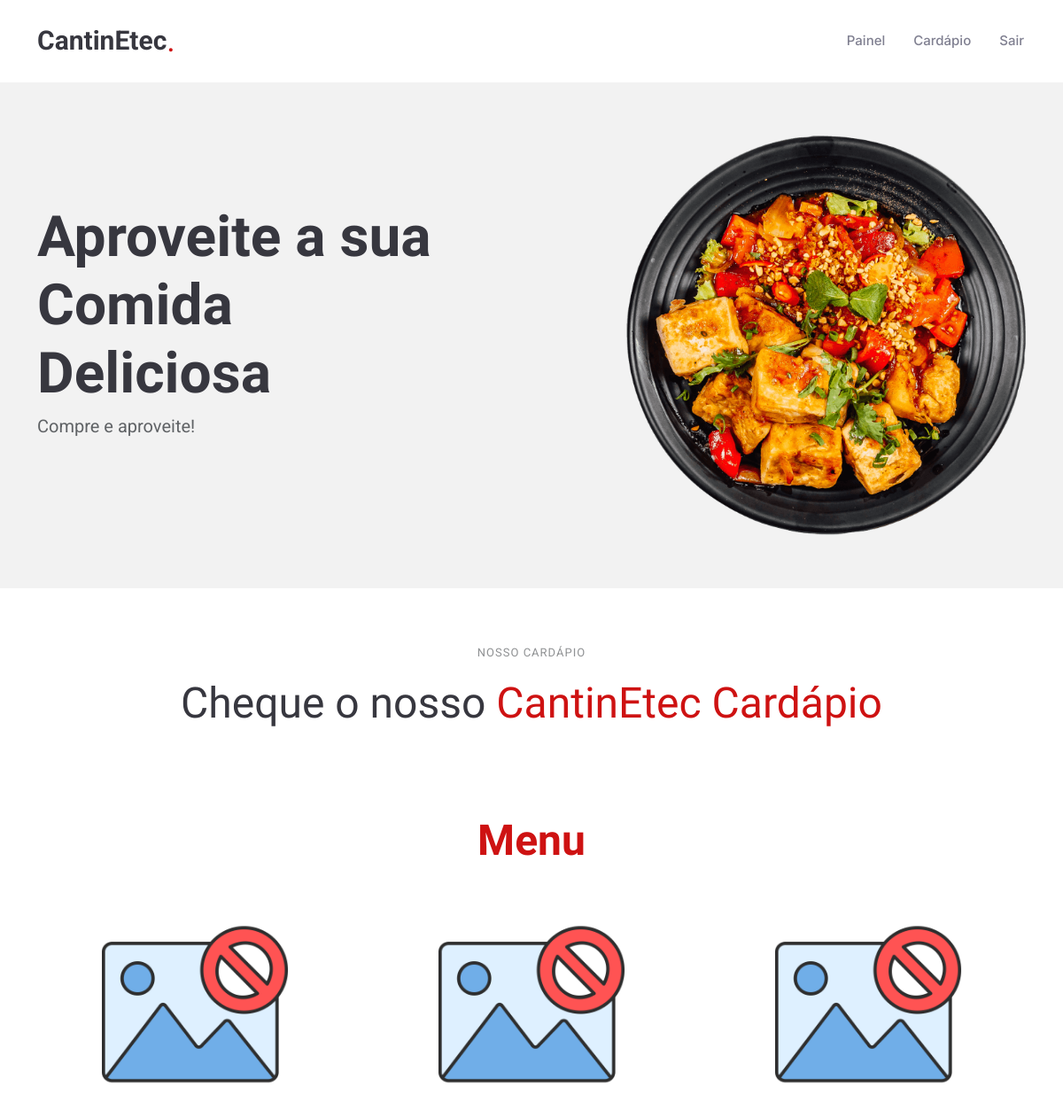
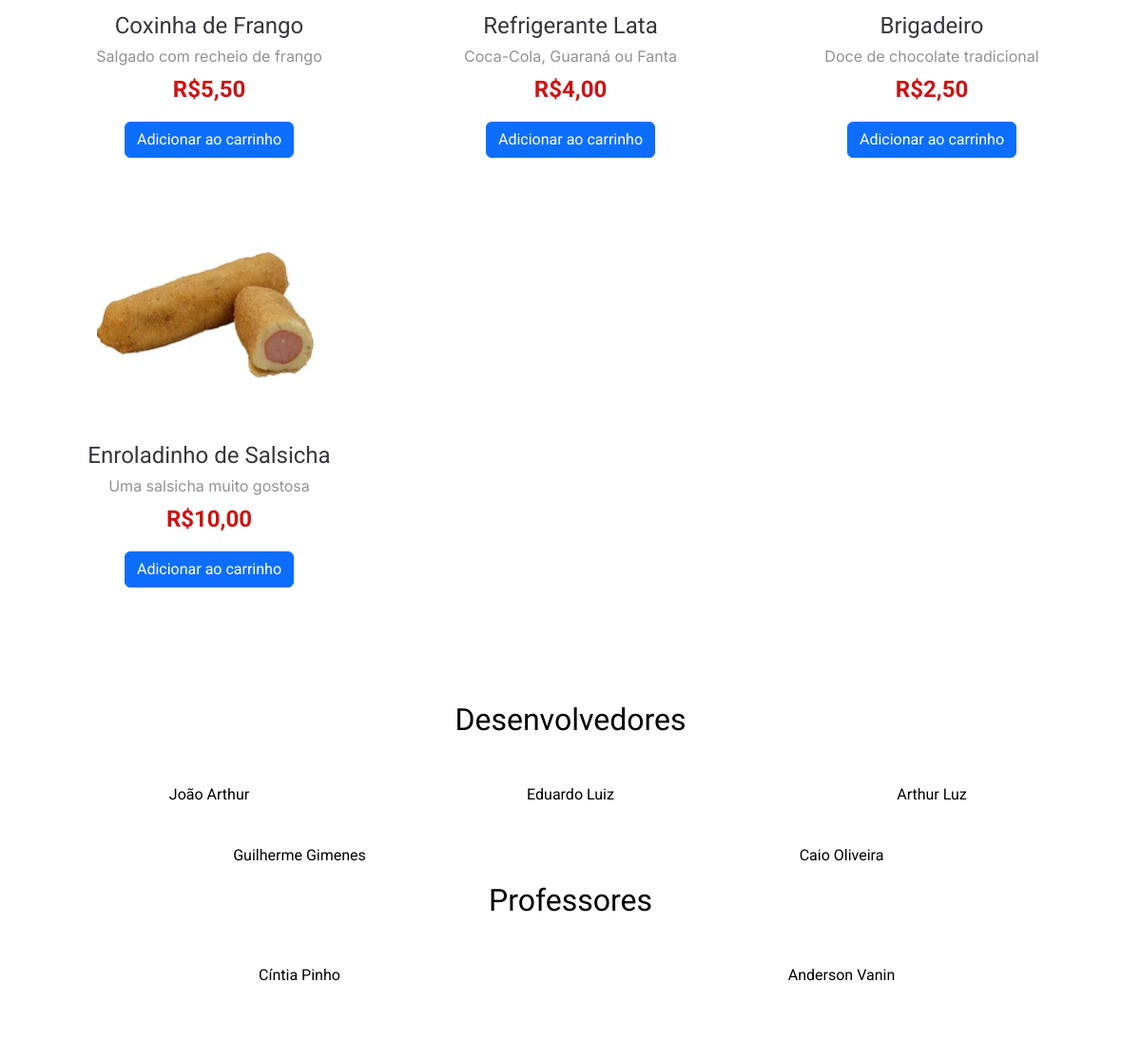
Screenshot of /site/site_principal/inicio.php (signed in) with the database file from the repository (2 pictures, top to bottom).
### tables this page shows
CREATE TABLE `item` (
  `Cod_item` int(11) NOT NULL,
  `Nome` varchar(100) NOT NULL,
  `Descricao` text NOT NULL,
  `Preco` decimal(5,2) NOT NULL,
  `Tipo` varchar(50) NOT NULL,
  `Quantidade_Estoque` int(11) NOT NULL,
  `Imagem` varchar(50) NOT NULL
);

### site/site_principal/inicio.php (the view, shortened to what this page needs)
<?php include '../pedaco.php'; ?>
<body class="index-page">
  <main class="main">
    <section id="hero" class="hero section light-background">
      <div class="container">
        <div class="row gy-4 justify-content-center justify-content-lg-between">
          <div class="col-lg-5 order-2 order-lg-1 d-flex flex-column justify-content-center">
            <h1 data-aos="fade-up">Aproveite a sua<br>Comida Deliciosa</h1>
            <p data-aos="fade-up" data-aos-delay="100">Compre e aproveite!</p>
          </div>
          <div class="col-lg-5 order-1 order-lg-2 hero-img" data-aos="zoom-out">
            <img src="assets/img/hero-img.png" class="img-fluid animated" alt="">
          </div>
        </div>
      </div>
    </section>
    <section id="menu" class="menu section">
      <div class="container section-title" data-aos="fade-up">
        <h2>Nosso Cardápio</h2>
        <p><span>Cheque o nosso</span> <span class="description-title">CantinEtec Cardápio</span></p>
      </div>
      <div class="container">
        <div class="tab-content" data-aos="fade-up" data-aos-delay="200">
          <div class="tab-pane fade active show" id="menu-starters">
            <div class="tab-header text-center">
              <h3>Menu</h3>
            </div>
          <div class="row gy-5">
            <?php
            include '../conexao.php';
            try {
                $sql = "SELECT Nome, Preco, Descricao, Imagem FROM Item";
                $stmt = $pdo->query($sql);
                if ($stmt->rowCount() > 0) {
                    while ($item = $stmt->fetch(PDO::FETCH_ASSOC)) {
                        $imagem = !empty($item['Imagem']) ? htmlspecialchars($item['Imagem']) : 'assets/img/sem-imagem.png';
                        if (!empty($item['Imagem'])) {
                            $imgTag = '
                                <a href="' . $imagem . '" class="glightbox">
                                  <img src="' . $imagem . '" class="menu-img img-fluid" alt="">
                                </a>';
                        } else {
                            $imgTag = '
                                <img src="' . $imagem . '" class="menu-img img-fluid" alt="">';
                        }
                        echo '
                        <div class="col-lg-4 menu-item">
                          ' . $imgTag . '
                          <h4>' . htmlspecialchars($item['Nome']) . '</h4>
                          <p class="ingredients">' . htmlspecialchars($item['Descricao']) . '</p>
                          <p class="price">R$' . number_format($item['Preco'], 2, ',', '.') . '</p>
                          <button class="btn btn-primary">Adicionar ao carrinho</button>
                        </div>';
                    }
                } else {
                    echo '<p class="text-center">Nenhum item no cardápio ainda 😢</p>';
                }
            } catch (PDOException $e) {
                echo '<p class="text-danger">Erro: ' . htmlspecialchars($e->getMessage()) . '</p>';
            }
            ?>
          </div>
          </div>
        </div>
      </div>
    </section>
    <section class="text-center" id="Contato">
      <h2 class="text-black mb-4">Desenvolvedores</h2>
      <div class="container text-center">
        <div class="row">
          <div class="col">
            <p class="text-black">João Arthur</p>
          </div>
          <div class="col">
            <p class="text-black">Eduardo Luiz</p>
          </div>
          <div class="col">
            <p class="text-black">Arthur Luz</p>
          </div>
        </div>
        <div class="row">
          <div class="col">
            <p class="text-black">Guilherme Gimenes</p>
          </div>
          <div class="col">
            <p class="text-black">Caio Oliveira</p>
          </div>
        </div>
      </div>
      <h2 class="text-black mb-4">Professores</h2>
      <div class="container text-center">
        <div class="row">
          <div class="col">
            <p class="text-black">Cíntia Pinho</p>
          </div>
          <div class="col">
            <p class="text-black">Anderson Vanin</p>
          </div>
        </div>
      </div>
    </section>
</body>
</html>

### site/site_principal/assets/css/main.css (style rules this page uses)
:root { --default-font: "Roboto", system-ui, -apple-system, "Segoe UI", Roboto, "Helvetica Neue", Arial, "Noto Sans", "Liberation Sans", sans-serif, "Apple Color Emoji", "Segoe UI Emoji", "Segoe UI Symbol", "Noto Color Emoji"; --heading-font: "Amatic SC", sans-serif; --nav-font: "Inter", sans-serif; }
:root { --background-color: #ffffff; --default-color: #212529; --heading-color: #37373f; --accent-color: #ce1212; --surface-color: #ffffff; --contrast-color: #ffffff; }
:root { --nav-color: #7f7f90; --nav-hover-color: #ce1212; --nav-mobile-background-color: #ffffff; --nav-dropdown-background-color: #ffffff; --nav-dropdown-color: #7f7f90; --nav-dropdown-hover-color: #ce1212; }
.light-background { --background-color: #f2f2f2; --surface-color: #ffffff; }
:root { scroll-behavior: smooth; }
body { color: var(--default-color); background-color: var(--background-color); font-family: var(--default-font); }
a { color: var(--accent-color); text-decoration: none; transition: 0.3s; }
h1, h2, h3, h4, h5, h6 { color: var(--heading-color); font-family: var(--heading-font); }
section, .section { color: var(--default-color); background-color: var(--background-color); padding: 60px 0; scroll-margin-top: 92px; overflow: clip; }
.section-title { text-align: center; padding-bottom: 60px; position: relative; }
.section-title h2 { font-size: 13px; letter-spacing: 1px; font-weight: 400; padding: 0; margin: 0; color: color-mix(in srgb, var(--default-color), transparent 50%); display: inline-block; text-transform: uppercase; font-family: var(--default-font); }
.section-title p { color: var(--heading-color); margin: 10px 0 0 0; font-size: 48px; font-weight: 500; font-family: var(--heading-font); }
.section-title p .description-title { color: var(--accent-color); }
.hero { width: 100%; min-height: 60vh; position: relative; padding: 60px 0; display: flex; align-items: center; }
.hero h1 { margin: 0; font-size: 64px; font-weight: 700; }
.hero p { color: color-mix(in srgb, var(--default-color), transparent 30%); margin: 5px 0 30px 0; font-size: 20px; font-weight: 400; }
.hero .animated { animation: up-down 2s ease-in-out infinite alternate-reverse both; }
.menu .tab-content .tab-header { padding: 30px 0; }
.menu .tab-content .tab-header h3 { font-size: 48px; font-weight: 700; color: var(--accent-color); }
.menu .tab-content .menu-item { text-align-last: center; }
.menu .tab-content .menu-item .menu-img { padding: 0 60px; margin-bottom: 15px; }
.menu .tab-content .menu-item h4 { font-size: 24px; font-weight: 400; margin-bottom: 5px; font-family: var(--default-font); }
.menu .tab-content .menu-item .ingredients { font-family: var(--nav-font); color: color-mix(in srgb, var(--default-color), transparent 50%); margin-bottom: 5px; }
.menu .tab-content .menu-item .price { font-size: 24px; font-weight: 700; color: var(--accent-color); }

### rows the page displays
item: Nome "Coxinha de Frango", Descricao "Salgado com recheio de frango", Preco "5,50"
item: Nome "Refrigerante Lata", Descricao "Coca-Cola, Guaraná ou Fanta", Preco "4,00"
item: Nome "Brigadeiro", Descricao "Doce de chocolate tradicional", Preco "2,50"
item: Imagem (picture), Nome "Enroladinho de Salsicha", Descricao "Uma salsicha muito gostosa", Preco "10,00"
